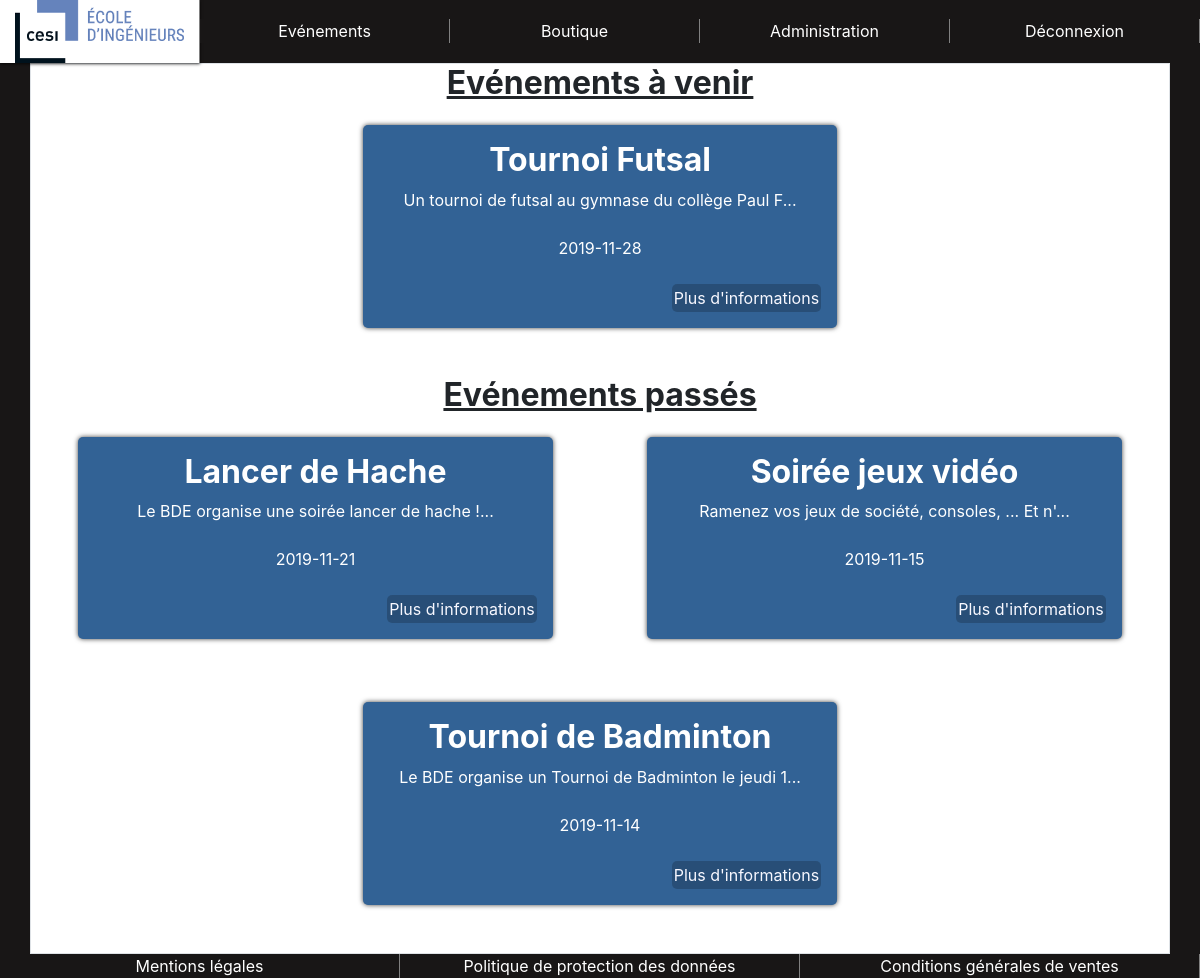
Page /evenements.php (signed in) on the committed database.
### tables this page shows
CREATE TABLE IF NOT EXISTS `event` (
  `id` int(11) NOT NULL AUTO_INCREMENT,
  `payant` tinyint(1) NOT NULL,
  `prix` float NOT NULL,
  `nom` varchar(200) NOT NULL,
  `description` text NOT NULL,
  `date` date NOT NULL,
  `logo` varchar(50) NOT NULL,
  `recurrent` int(11) NOT NULL DEFAULT '0',
  `signale` tinyint(4) NOT NULL DEFAULT '0',
  `deleted` tinyint(1) NOT NULL DEFAULT '0',
  `id_centre` int(11) NOT NULL,
  PRIMARY KEY (`id`),
  KEY `Event_Centre_FK` (`id_centre`)
);

### php/scriptListEvent.php (the view, shortened to what this page needs)
<?php
    $req = $bdd->prepare('SELECT `id`,`nom`,`description`,`date`,`logo`
    FROM `event` WHERE `id_centre`=:id AND `deleted`= 0 AND `signale` = 0
    ORDER BY `date` DESC');
    $req->execute(array(
    'id' => $_SESSION["centre"]
    ));
    $firstNew=true;
    $firstOld=true;
    while ($response = $req->fetch()) {
        if($firstNew){
            echo '<h2 class="col-12 text-center font-weight-bold underline">Evénements à venir</h2>';
            $firstNew=false;
        }
        if($firstOld && ($response[3] < date('Y-m-d'))){
            echo '<h2 class="col-12 text-center font-weight-bold underline">Evénements passés</h2>';
            $firstOld=false;
        }
        echo '<article class= "col-md-5 col-sm-12 p-3 mb-5">
                        <h2 class="font-weight-bold"> '.$response[1].'</h2>
                        <p>
                            <label for="description">'.substr($response[2], 0, 50).'...</label>
                        </p>
                        <p>
                            <label for="dateheure">'.$response[3].'</label>
                        </p>';
                if ( $response[3] >= date('Y-m-d')  ) {
                    echo '  <div class="bottom-article">
                            <a href="evenement.php?event='.$response[0].'">Plus d\'informations </a>
                            </div>
                            </article>';
                }
                else{
                            echo'   <div class="bottom-article">
                            <a href="evenementFini.php?event='.$response[0].'">Plus d\'informations</a>
                            </div>
                            </article>';
                }
    }
?>

### assets/css/events.css (style rules this page uses)
article { margin: auto; margin-top: 15px; margin-bottom: 10px; padding: 10px; background-color: #326295; border-radius: 5px; box-shadow: 0px 0px 5px 0px rgba(0, 0, 0, 0.75); color: white; text-align: center; }
article > .bottom-article { display: flex; flex-direction: row; justify-content: flex-end; }
article > .bottom-article > a { color: #f8f8ff; border-radius: 5px; padding: 2px; background-color: rgba(0, 0, 0, 0.2); }

### assets/css/style.css (style rules this page uses)
body { background-color: #181616; display: flex; flex-direction: column; flex-flow: column nowrap; justify-content: space-between; min-height: 100vh; }
main .underline { text-decoration: underline; }

### rows in the picture
event: shows "Evénements à venir", nom "Tournoi Futsal", description "Un tournoi de futsal au gymnase du collège Paul F", date "2019-11-28"
event: shows "Evénements passés", nom "Lancer de Hache", description "Le BDE organise une soirée lancer de hache !", date "2019-11-21"
event: nom "Soirée jeux vidéo", description "Ramenez vos jeux de société, consoles, ... Et n'", date "2019-11-15"
event: nom "Tournoi de Badminton", description "Le BDE organise un Tournoi de Badminton le jeudi 1", date "2019-11-14"
